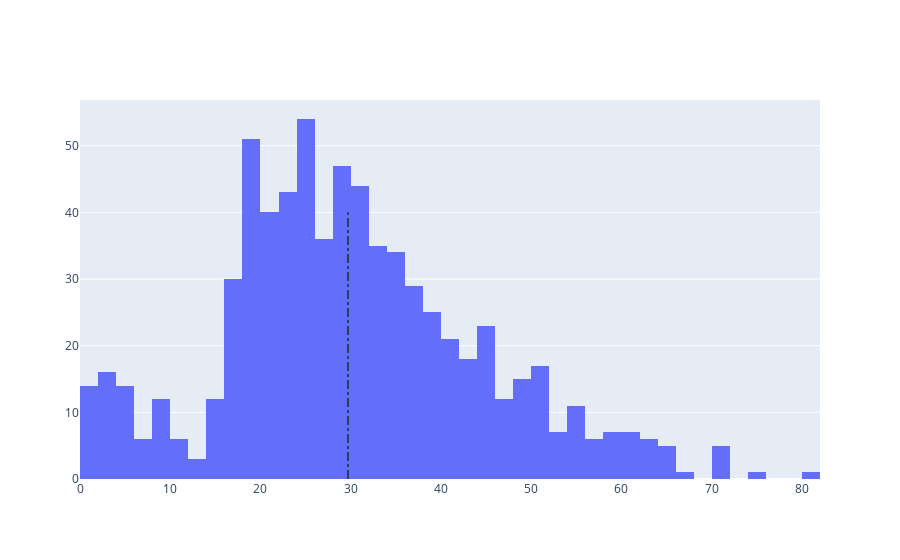

The cell this chart's notebook holds for it:
### Markdown cell above
# average of age and counts of age

### Code cell
avg=train_df['Age'].mean()
data = [go.Histogram(
        x = train_df['Age']
)]

# Vertical dashed line to indicate the average age
layout = {'shapes': [{
              'type' :'line',
              'x0': avg,
              'y0': 0,
              'x1': avg,
              'y1': 40,
              'line': { 'dash': 'dashdot'}
          }]
          }

plotly.offline.iplot({'data': data, 'layout': layout})

### Figure 1 — Plotly figure (JSON) as saved in the notebook; plotly's stock layout.template omitted (floating-point values rounded to 4 significant figures; data arrays with more than 128 entries replaced by an {"elided": "..."} marker saying what was removed)
{"data": [{"type": "histogram", "x": {"elided": "891 float values"}}], "layout": {"shapes": [{"line": {"dash": "dashdot"}, "type": "line", "x0": 29.7, "x1": 29.7, "y0": 0, "y1": 40}]}}
